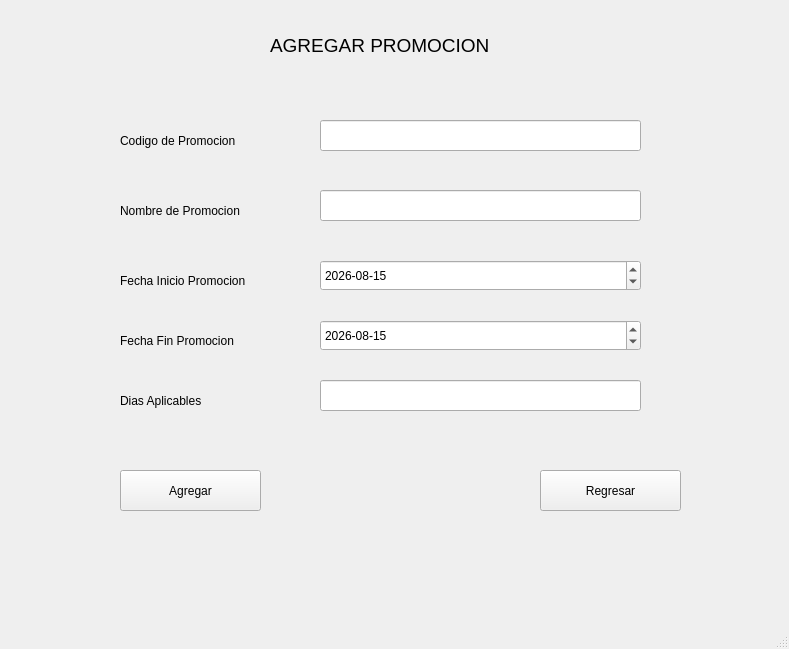
<?xml version="1.0" encoding="UTF-8"?>
<ui version="4.0">
 <class>agregarPromocion</class>
 <widget class="QMainWindow" name="agregarPromocion">
  <property name="geometry">
   <rect>
    <x>0</x>
    <y>0</y>
    <width>789</width>
    <height>649</height>
   </rect>
  </property>
  <property name="windowTitle">
   <string>MainWindow</string>
  </property>
  <widget class="QWidget" name="centralwidget">
   <widget class="QLabel" name="label_9">
    <property name="geometry">
     <rect>
      <x>120</x>
      <y>270</y>
      <width>201</width>
      <height>21</height>
     </rect>
    </property>
    <property name="text">
     <string>Fecha Inicio Promocion</string>
    </property>
   </widget>
   <widget class="QLineEdit" name="textoNombrePromo">
    <property name="geometry">
     <rect>
      <x>320</x>
      <y>190</y>
      <width>321</width>
      <height>31</height>
     </rect>
    </property>
    <property name="text">
     <string/>
    </property>
   </widget>
   <widget class="QDateEdit" name="fechaInicioPromo">
    <property name="geometry">
     <rect>
      <x>320</x>
      <y>260</y>
      <width>321</width>
      <height>31</height>
     </rect>
    </property>
    <property name="displayFormat">
     <string>yyyy-MM-dd</string>
    </property>
    <property name="timeSpec">
     <enum>Qt::TimeSpec::LocalTime</enum>
    </property>
    <property name="date">
     <date>
      <year>2026</year>
      <month>8</month>
      <day>15</day>
     </date>
    </property>
   </widget>
   <widget class="QLabel" name="label">
    <property name="geometry">
     <rect>
      <x>270</x>
      <y>20</y>
      <width>291</width>
      <height>51</height>
     </rect>
    </property>
    <property name="font">
     <font>
      <pointsize>14</pointsize>
     </font>
    </property>
    <property name="text">
     <string>AGREGAR PROMOCION</string>
    </property>
   </widget>
   <widget class="QLabel" name="label_5">
    <property name="geometry">
     <rect>
      <x>120</x>
      <y>330</y>
      <width>201</width>
      <height>21</height>
     </rect>
    </property>
    <property name="text">
     <string>Fecha Fin Promocion</string>
    </property>
   </widget>
   <widget class="QLabel" name="label_4">
    <property name="geometry">
     <rect>
      <x>120</x>
      <y>390</y>
      <width>201</width>
      <height>21</height>
     </rect>
    </property>
    <property name="text">
     <string>Dias Aplicables</string>
    </property>
   </widget>
   <widget class="QLineEdit" name="textoDiasAplicables">
    <property name="geometry">
     <rect>
      <x>320</x>
      <y>380</y>
      <width>321</width>
      <height>31</height>
     </rect>
    </property>
    <property name="text">
     <string/>
    </property>
   </widget>
   <widget class="QLineEdit" name="textoCodigoPromo">
    <property name="geometry">
     <rect>
      <x>320</x>
      <y>120</y>
      <width>321</width>
      <height>31</height>
     </rect>
    </property>
    <property name="text">
     <string/>
    </property>
   </widget>
   <widget class="QDateEdit" name="fechaFinPromo">
    <property name="geometry">
     <rect>
      <x>320</x>
      <y>320</y>
      <width>321</width>
      <height>31</height>
     </rect>
    </property>
    <property name="displayFormat">
     <string>yyyy-MM-dd</string>
    </property>
    <property name="timeSpec">
     <enum>Qt::TimeSpec::LocalTime</enum>
    </property>
    <property name="date">
     <date>
      <year>2026</year>
      <month>8</month>
      <day>15</day>
     </date>
    </property>
   </widget>
   <widget class="QLabel" name="label_2">
    <property name="geometry">
     <rect>
      <x>120</x>
      <y>130</y>
      <width>161</width>
      <height>21</height>
     </rect>
    </property>
    <property name="text">
     <string>Codigo de Promocion</string>
    </property>
   </widget>
   <widget class="QLabel" name="label_3">
    <property name="geometry">
     <rect>
      <x>120</x>
      <y>200</y>
      <width>161</width>
      <height>21</height>
     </rect>
    </property>
    <property name="text">
     <string>Nombre de Promocion</string>
    </property>
   </widget>
   <widget class="QPushButton" name="botonAgregarPromo">
    <property name="geometry">
     <rect>
      <x>120</x>
      <y>470</y>
      <width>141</width>
      <height>41</height>
     </rect>
    </property>
    <property name="text">
     <string>Agregar</string>
    </property>
   </widget>
   <widget class="QPushButton" name="botonRegresar">
    <property name="geometry">
     <rect>
      <x>540</x>
      <y>470</y>
      <width>141</width>
      <height>41</height>
     </rect>
    </property>
    <property name="text">
     <string>Regresar</string>
    </property>
   </widget>
  </widget>
  <widget class="QMenuBar" name="menubar">
   <property name="geometry">
    <rect>
     <x>0</x>
     <y>0</y>
     <width>789</width>
     <height>25</height>
    </rect>
   </property>
  </widget>
  <widget class="QStatusBar" name="statusbar"/>
 </widget>
 <resources/>
 <connections/>
</ui>
